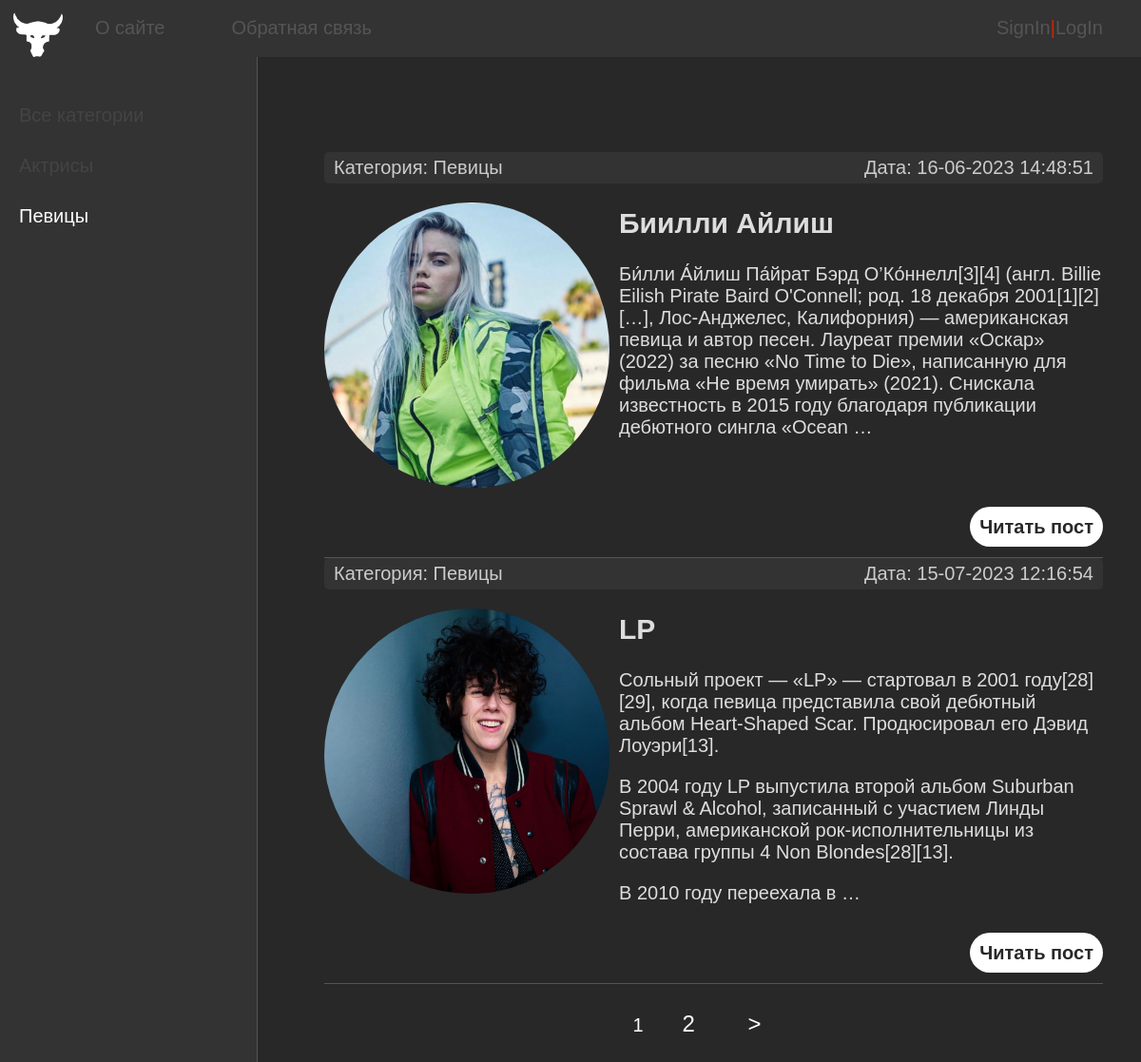
/category/pevicy, run on the app's committed database.
### women/models.py (models this page shows, shortened)
class Category(models.Model):
    name = models.CharField(max_length=100,db_index=True, verbose_name='Категория')
    slug = models.SlugField(max_length=255, unique=True,db_index=True,verbose_name='URL')
    def __str__(self):
        return self.name
    def get_absolute_url(self):
        return reverse('category', kwargs={'cat_slug':self.slug})
    class Meta:
        verbose_name='Категории'
        verbose_name_plural= 'Категории'
        ordering = ['name', 'id']

class Women(models.Model):
    title = models.CharField(max_length=256, verbose_name='Заголовок')
    slug = models.SlugField(max_length=255, unique=True,db_index=True,verbose_name='URL')
    content = models.TextField(blank=True, verbose_name='Текст статьи')
    photo = models.ImageField(upload_to="photos/%Y/%m/%d/", verbose_name='Фото')
    time_create = models.DateTimeField(auto_now_add=True, verbose_name='Дата создания')
    time_update = models.DateTimeField(auto_now= True, verbose_name='Дата изменения')
    is_published = models.BooleanField(default= True, verbose_name='Публикация')
    cat = models.ForeignKey('Category', on_delete=models.PROTECT, null=True, verbose_name='Категория')
    def get_absolute_url(self):
        return reverse('post', kwargs={'post_slug':self.slug})
    class Meta:
        verbose_name='Известные женщины'
        verbose_name_plural= 'Известные женщины'
        ordering = ['time_create', 'title']

### women/views.py (the view)
# urls.py: path('category/<slug:cat_slug>', ShowCategory.as_view(),name='category')
class ShowCategory(DataMixin,ListView):
    model =Women
    template_name = 'women/index.html'
    context_object_name = 'posts'
    allow_empty = False
    def get_queryset(self) :
        return Women.objects.filter(cat__slug=self.kwargs['cat_slug'], is_published=True).select_related('cat')
    def get_context_data(self,*, object_list=None, **kwargs) :
        context = super().get_context_data(**kwargs)
        c = Category.objects.get(slug=self.kwargs['cat_slug'])
        c_def = self.get_user_context(title='Категория - '+ str(c.name),cat_selected = c.pk)
        return dict(list(context.items())+list(c_def.items()))

### women/utils.py (called while the page is built)
    def get_user_context(self, **kwargs):
        context = kwargs
        cats = cache.get('cats')
        if not cats:
            cats = Category.objects.annotate(Count('women'))
            cache.set('cats',cats,60)
        user_menu = menu.copy()
        if not self.request.user.is_authenticated:
            user_menu.pop(1)
        context['menu'] = user_menu
        context['cats'] = cats
        if 'cat_selected' not in context:
            context['cat_selected'] = 0
        return context

### women/templates/women/index.html (shortened to what this page needs)
{% extends 'women/base.html' %}
{% block content %}
<ul class="list-articles">
	{% for p in posts %}
		<li><div class="article-panel">
		<p class="first">Категория: {{p.cat}}</p>
		<p class="last">Дата: {{p.time_update|date:"d-m-Y H:i:s"}}</p>
		</div>
{% if p.photo %}
		<p><img class="img-article-left" src="{{p.photo.url}}" ></p>
{% endif %}
		<h2>{{p.title}}</h2>
	{% autoescape on %}
	{{p.content|linebreaks|truncatewords:50}}
	{% endautoescape %}
			<p class="link-read-post"><a href="{{ p.get_absolute_url }}">Читать пост</a></p>
			</li>
	{% endfor %}
</ul>
{% endblock %}

### women/templates/women/base.html (shortened to what this page needs)
{% load static %}
{% load women_tags %}
<!DOCTYPE html>
<html>
<head>
	<link type="text/css" href="{% static 'women/css/styles.css' %}" rel="stylesheet" />
</head>
<body>
<table class="table-page" border=0 cellpadding="0" cellspacing="0">
<tr><td valign=top>
{% block mainmenu %}
		<div class="header">
			<ul id="mainmenu" class="mainmenu">
			<li class="logo"><a href="{% url 'home' %}"><div class="logo"></div></a></li>
{% for m in menu %}
			<li><a href="{% url m.url_name %}">{{m.title}}</a></li>
{% endfor %}
			{% if request.user.is_authenticated %}
			<li class="last"> {{user.username}} |<a href="{% url 'logout' %}">LogOut</a></li>
			{% else %}
			<li class="last"><a href="{% url 'register' %}">SignIn</a>|<a href="{% url 'login' %}">LogIn</a></li>
			{% endif %}
			</ul>
		</div>
{% endblock mainmenu %}
<table class="table-content" border=0 cellpadding="0" cellspacing="0">
<tr>
	<td valign="top" class="left-chapters">
	<ul id="leftchapters">
		{% if cat_selected == 0 %}
			<li class="selected">Все категории</li>
		{% else %}
		<li><a href="{% url 'home' %}">Все категории</a></li>
		{% endif %}
		{% for c in cats %}
		{% if c.women__count > 0 %}
			{% if c.pk == cat_selected %}
				<li class="selected">{{ c.name }}</li>
			{% else %}
				<li><a href="{{ c.get_absolute_url }}">{{c.name}}</a></li>
			{% endif %}
		{% endif %}
		{% endfor %}
	</ul>
</td>
<td valign="top" class="content">
	<div class="content-text">
{% block content %}
{% endblock %}
{% if page_obj.has_other_pages %}
<nav class="list-pages">
	<ul>
		{% for p in paginator.page_range %}
		{% if page_obj.number == p %}
		<li class="page-num page-num-selected" >{{ p }}</li>
		{% elif p >= page_obj.number|add:-2 and p <= page_obj.number|add:2 %}
		<li class="page-num">
			<a href="?page={{ p }}">{{ p }}</a>
		</li>
		{% endif %}
		{% endfor %}
{% if page_obj.has_next %}
<li class="page-num">
	<a href="?page= {{ page_obj.next_page_number }}">&gt;</a>
</li>
{% endif %}
	</ul>
</nav>
{% endif %}
	</div>
</td></tr></table>
</td></tr>
</body>
</html>

### women/static/women/css/styles.css (style rules this page uses)
html, body { font-family: 'Arial', sans-serif; margin: 0; padding: 0; height: 100%; width: 100%; color: #fff; background-color: #282828; }
a { color: #ccc; text-decoration: none; }
img { max-width: 600px; height: auto; border-radius: 50%; }
img.img-article-left { width: 300px; height: 300px; object-fit: cover; object-position: center; float: left; padding: 0 10px 10px 0; border-radius: 50%; }
p.link-read-post { text-align: right; }
p.link-read-post a { padding: 10px; min-width: 100px; background: #ffffff; border-radius: 25px; color: #282828; text-decoration: none; font-weight: 600; }
div.article-panel { background: #333; padding: 5px 10px; box-sizing: border-box; overflow: hidden; color: #ccc; border-radius: 5px; }
div.article-panel p.first { margin: 0; float: left; }
div.article-panel p.last { margin: 0; float: right; }
ul.list-articles { list-style: none; margin: 0; padding: 0; }
ul.list-articles li { border-bottom: 1px solid #555; }
.table-page { width: 100%; height: 100%; vertical-align: top; }
.table-page tr { height: 100%; }
.header { background: #333; height: 60px; }
.logo { background: url('../images/logo1.png') no-repeat 5px 10px; width: 70px; height: 60px; border-radius: 50%; background-size: 100% 100%; }
ul.mainmenu { list-style: none; margin: 0; padding: 0; height: 60px; color: #d22300; font-size: 20px; overflow: hidden; }
ul.mainmenu li { float: left; margin: 18px 40px 0 30px; }
ul.mainmenu li.logo { margin: 0; }
ul.mainmenu li.last { float: right; }
ul.mainmenu li a { color: #555; text-decoration: none; }
.table-content { width: 100%; min-height: 100%; height: 100%; }
.left-chapters { margin: 0; background: #333; border-right: 1px solid #555; min-height: 100%; }
.left-chapters ul { width: 230px; min-height: 100%; margin: 0; padding: 20px; list-style: none; font-size: 20px; }
.left-chapters ul li { margin: 30px 0; color: #999; }
.left-chapters ul li.selected { color: #ffffff; }
.left-chapters ul li a { color: #444; text-decoration: none; }
.content { padding: 40px; width: 100%; box-sizing: border-box; }
.content-text { margin: 60px 0 0 30px; color: #ddd; font-size: 20px; font-family: "Yandex Sans Display Light", sans-serif; }
.list-pages { text-align: center; margin: 0 0 20px 0; }
.list-pages ul { margin: 20px 0 0 0; padding: 0; list-style: none; }
.list-pages ul li { display: inline-block; margin: 0 20px 0 0; }
.list-pages a { color: #fff; font-size: 24px; text-decoration: none; display: flex; align-items: center; justify-content: center; width: 44px; height: 44px; border-radius: 50%; background-color: transparent; border: none; }
.list-pages .page-num-selected { border: none; color: #fff; font-size: 20px; background-color: #282828; }

### data on the page
Category: name "Певицы"
Women: cat "Певицы", time_update "16-06-2023 14:48:51", photo (picture), title "Биилли Айлиш", content "Би́лли А́йлиш Па́йрат Бэрд О’Ко́ннелл[3][4] (англ. Billie Eilish Pirate Baird O'Connell; род. 18 декабря 2001[1][2][…], Лос-Анджелес, Калифорния) — американская певица и автор песен. Лауреат премии «Оскар» (2022) за песню «No Time to Die», написанную для фильма «Не время умирать» (2021). Снискала известность в 2015 году благодаря публикации дебютного сингла «Ocean …"
Women: cat "Певицы", time_update "15-07-2023 12:16:54", photo (picture), title "LP", content "Сольный проект — «LP» — стартовал в 2001 году[28][29], когда певица представила свой дебютный альбом Heart-Shaped Scar. Продюсировал его Дэвид Лоуэри[13]. В 2004 году LP выпустила второй альбом Suburban Sprawl & Alcohol, записанный с участием Линды Перри, американской рок-исполнительницы из состава группы 4 Non Blondes[28][13]. В 2010 году переехала в …"

### other printed values
{{ m.title }} "О сайте" "Обратная связь"
{{ p }} "1"
{{ p }} "2"
